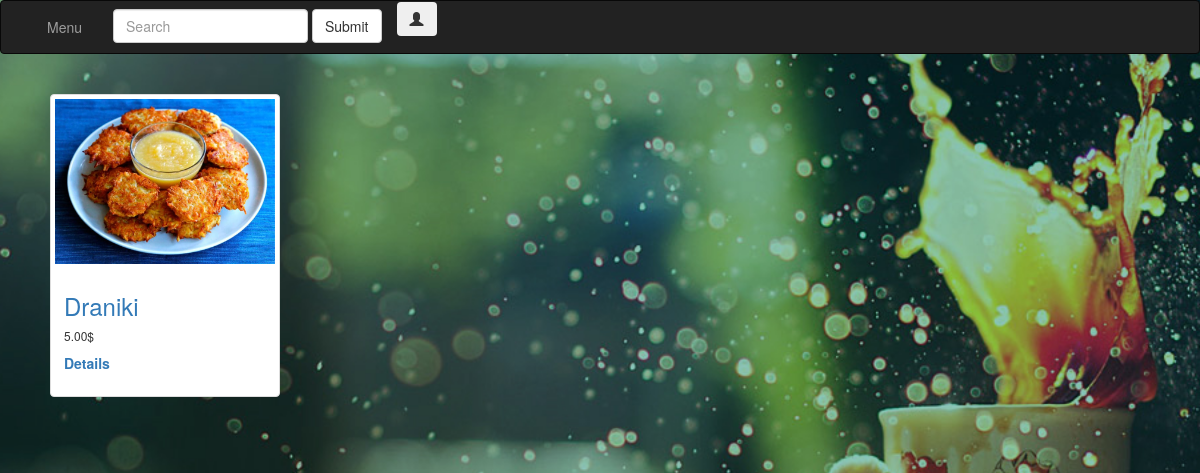
The app's page /countries/1/ with its own data.
### base/models.py (models this page shows, shortened)
class Dish(models.Model):
    name = models.CharField(max_length=256, help_text='max_length=256')
    description = models.CharField(max_length=256, help_text='max_length=256', blank=True)
    main_img = models.ImageField(upload_to='base/dish_img/', blank=True, null=True)
    country = models.ForeignKey(Countries, on_delete=models.CASCADE, null=True)
    type = models.ForeignKey(TypesOfDishes, on_delete=models.CASCADE, null=False, default=None)
    recipe = models.CharField(max_length=2048, help_text='max_length=2048', blank=True, null=True, default=None)
    price = models.DecimalField(max_digits=10, decimal_places=2, default=0.00)
    is_active = models.BooleanField(default=True)
    class Meta:
        verbose_name = "Dish"
        verbose_name_plural = "Dishes"

### base/views.py (the view)
# urls.py: url(r'^countries/(?P<pk>[0-9]+)/$', views.CountryView.as_view(), name='country'),
class CountryView(DetailView):
    model = Countries
    template_name = 'base/country.html'

### templates/base/country.html (shortened to what this page needs)
{% extends 'base.html' %}
{% load static %}
{% block content %}
<div id="page-content-wrapper">
    <div class="container-fluid">
        <div class="row">
            {% for object in countries.dish_set.all %}
                <label for="ctr{{forloop.counter}}">
                    {% include 'base/country_object.html' %}
                </label><br>
            {% endfor %}
        </div>
    </div>
</div>
{% endblock %}

### templates/base/country_object.html
<div class="col-sm-6 col-md-4">
    <div class="thumbnail">
        <img src="{{ object.main_img.url }}" alt="...">
        <div class="caption">
            <a href="{% url 'base:dish' object.id %}"><h3>{{ object.name }}</h3></a>
            <h6>{{ object.price }}$</h6>
            {% if request.session.username == 'admin' %}
                <p><a href="{% url 'base:dish_update' object.id %}" class="btn btn-primary" role="button">Update</a>
            {% else %}
                <a href="{% url 'base:dish' object.id %}">Details</a></p>
            {% endif %}
        </div>
    </div>
</div>

### static/dev/css/style.css (style rules this page uses)
body { background: url('../../../media/home/news/bg.jpg') no-repeat center center fixed; height: 100%; -webkit-background-size: cover; -moz-background-size: cover; -o-background-size: cover; }

### static/dev/css/simple-sidebar.css (style rules this page uses)
body { overflow-x: hidden; }
#page-content-wrapper { width: 100%; position: absolute; padding: 15px; }
@media (min-width:768px) { #page-content-wrapper { padding: 20px; position: relative; } }

### records on screen
Dish: main_img (picture), name "Draniki", price "5.00"
